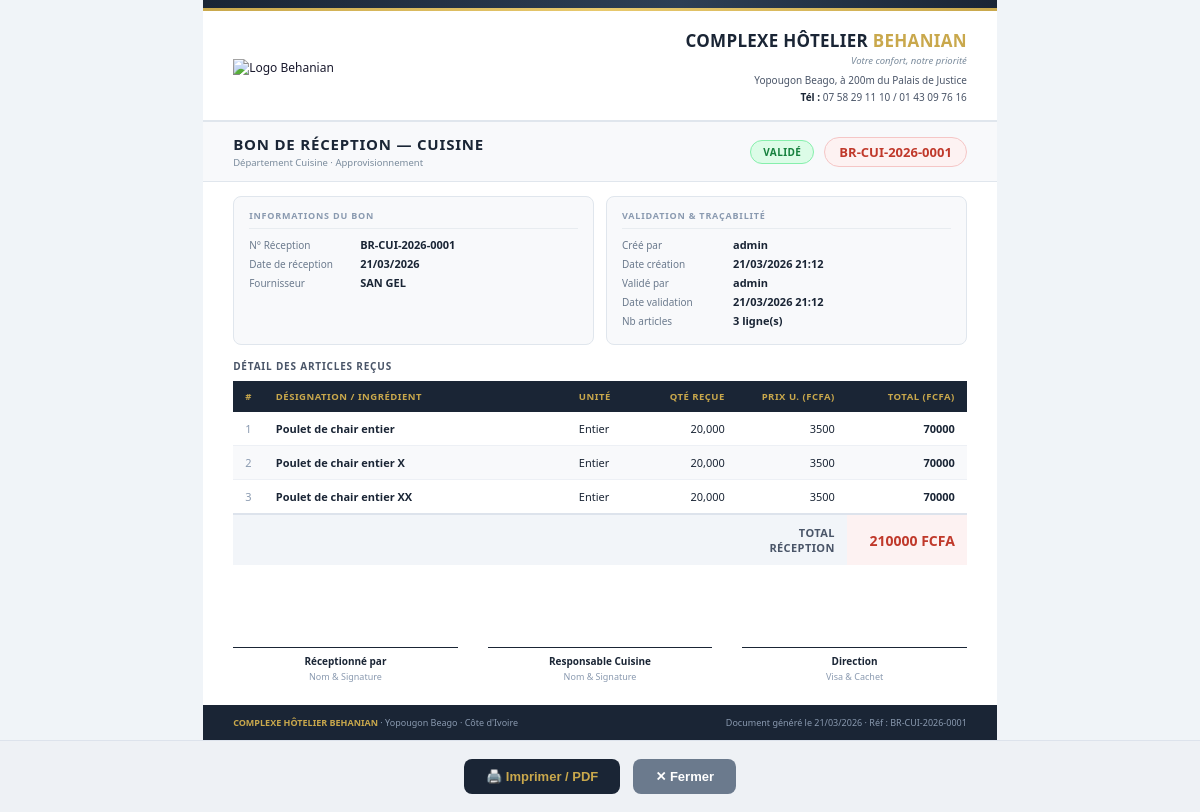
The page /cuisine/receptions/1/print/ (signed in) on the database its author committed.
### cuisine/models.py (models this page shows, shortened)
class BonReceptionCuisine(models.Model):
    STATUT_CHOICES = [
        ('brouillon', 'Brouillon'),
        ('valide',    'Validé'),
        ('annule',    'Annulé'),
    ]
    numero          = models.CharField(max_length=30, unique=True, editable=False, verbose_name="Numéro")
    bon_commande    = models.ForeignKey(BonCommandeCuisine, on_delete=models.SET_NULL, null=True, blank=True,
                                        verbose_name="Bon de commande lié")
    fournisseur     = models.ForeignKey(Fournisseur, on_delete=models.SET_NULL, null=True, blank=True,
                                        verbose_name="Fournisseur")
    statut          = models.CharField(max_length=20, choices=STATUT_CHOICES, default='brouillon')
    date_reception  = models.DateField(default=timezone.now, verbose_name="Date de réception")
    notes           = models.TextField(blank=True, verbose_name="Observations / Écarts")
    valide_par      = models.ForeignKey(User, on_delete=models.SET_NULL, null=True, blank=True,
                                        related_name='receptions_cuisine_validees')
    date_validation = models.DateTimeField(null=True, blank=True)
    cree_par        = models.ForeignKey(User, on_delete=models.SET_NULL, null=True, related_name='receptions_cuisine')
    date_creation   = models.DateTimeField(auto_now_add=True)
    @property
    def total(self):
        return sum(l.total_ligne for l in self.lignes.all())
    class Meta:
        verbose_name        = "Bon de Réception (Cuisine)"
        verbose_name_plural = "Bons de Réception (Cuisine)"
        ordering            = ['-date_reception']

class Fournisseur(models.Model):
    TYPE_CHOICES = [
        ('grossiste',    'Grossiste'),
        ('producteur',   'Producteur / Agriculteur'),
        ('importateur',  'Importateur'),
        ('distributeur', 'Distributeur'),
        ('autre',        'Autre'),
    ]
    nom                = models.CharField(max_length=200, verbose_name="Raison sociale")
    type_fournisseur   = models.CharField(max_length=20, choices=TYPE_CHOICES, default='grossiste', verbose_name="Type")
    personne_contact   = models.CharField(max_length=200, blank=True, verbose_name="Contact")
    telephone          = models.CharField(max_length=20,  blank=True, verbose_name="Téléphone")
    telephone2         = models.CharField(max_length=20,  blank=True, verbose_name="Téléphone 2")
    email              = models.EmailField(blank=True,    verbose_name="E-mail")
    adresse            = models.TextField(blank=True,     verbose_name="Adresse")
    ville              = models.CharField(max_length=100, blank=True, verbose_name="Ville")
    notes              = models.TextField(blank=True,     verbose_name="Notes internes")
    actif              = models.BooleanField(default=True, verbose_name="Actif")
    date_creation      = models.DateTimeField(auto_now_add=True, null=True)
    date_modification  = models.DateTimeField(auto_now=True, null=True)
    class Meta:
        verbose_name         = "Fournisseur"
        verbose_name_plural  = "Fournisseurs"
        ordering             = ['nom']

class LigneBonReceptionCuisine(models.Model):
    bon             = models.ForeignKey(BonReceptionCuisine, on_delete=models.CASCADE, related_name='lignes')
    ingredient      = models.ForeignKey(Ingredient, on_delete=models.PROTECT, verbose_name="Ingrédient")
    quantite_recue  = models.DecimalField(max_digits=12, decimal_places=3, verbose_name="Qté reçue")
    prix_unitaire   = models.DecimalField(max_digits=10, decimal_places=2, verbose_name="Prix unitaire (FCFA)")
    notes_ligne     = models.CharField(max_length=200, blank=True, verbose_name="Note")
    @property
    def total_ligne(self):
        return self.quantite_recue * self.prix_unitaire
    class Meta:
        verbose_name        = "Ligne de BR (Cuisine)"
        verbose_name_plural = "Lignes de BR (Cuisine)"

class Ingredient(models.Model):
    STATUT_CHOICES = [
        ('actif',    'Actif'),
        ('sommeil',  'En sommeil'),
        ('supprime', 'Supprimé'),
    ]
    reference         = models.CharField(max_length=50, unique=True, blank=True, null=True, verbose_name="Référence")
    nom               = models.CharField(max_length=200, verbose_name="Désignation")
    categorie         = models.ForeignKey(CategorieIngredient, on_delete=models.SET_NULL, null=True, blank=True, verbose_name="Catégorie")
    description       = models.TextField(blank=True, verbose_name="Description")
    unite_stock       = models.ForeignKey(UniteIngredient, on_delete=models.SET_NULL, null=True, blank=True,
                                          related_name='ingredients_stock', verbose_name="Unité de stock")
    unite_recette     = models.ForeignKey(UniteIngredient, on_delete=models.SET_NULL, null=True, blank=True,
                                          related_name='ingredients_recette', verbose_name="Unité recette (fiches techniques)")
    facteur_conversion = models.DecimalField(max_digits=12, decimal_places=6, default=1,
                                              verbose_name="Facteur conversion stock→recette",
                                              help_text="Ex : 1 kg = 1000 g → saisir 1000")
    prix_achat        = models.DecimalField(max_digits=10, decimal_places=2, default=0, verbose_name="Prix d'achat unitaire (FCFA)")
    cmup              = models.DecimalField(max_digits=10, decimal_places=4, default=0, verbose_name="CMUP (FCFA)")
    quantite_stock    = models.DecimalField(max_digits=12, decimal_places=3, default=0, verbose_name="Quantité en stock")
    seuil_alerte      = models.DecimalField(max_digits=12, decimal_places=3, default=0, verbose_name="Seuil d'alerte")
    stock_max         = models.DecimalField(max_digits=12, decimal_places=3, default=0, blank=True, verbose_name="Stock maximum")
    fournisseur_principal = models.ForeignKey(Fournisseur, on_delete=models.SET_NULL, null=True, blank=True,
                                               verbose_name="Fournisseur principal")
    statut            = models.BooleanField(default=True, verbose_name="Actif")
    date_creation     = models.DateTimeField(auto_now_add=True)
    date_modification = models.DateTimeField(auto_now=True)
    class Meta:
        verbose_name        = "Ingrédient"
        verbose_name_plural = "Ingrédients"
        ordering            = ['categorie__ordre', 'nom']

class UniteIngredient(models.Model):
    nom          = models.CharField(max_length=50,  verbose_name="Nom de l'unité")
    abreviation  = models.CharField(max_length=10,  verbose_name="Abréviation", blank=True)
    type_unite   = models.CharField(max_length=20,  choices=[
        ('masse',   'Masse (kg, g...)'),
        ('volume',  'Volume (L, cl, ml...)'),
        ('piece',   'Pièce / unité'),
        ('autre',   'Autre'),
    ], default='piece', verbose_name="Type d'unité")
    class Meta:
        verbose_name        = "Unité de mesure"
        verbose_name_plural = "Unités de mesure"
        ordering            = ['nom']

### cuisine/views.py (the view)
# urls.py: path('receptions/<int:pk>/print/', views.bon_reception_print, name='bon_reception_print'),
@require_module_access('cuisine')
def bon_reception_print(request, pk):
    br     = get_object_or_404(BonReceptionCuisine, pk=pk)
    lignes = br.lignes.select_related('ingredient').all()
    return render(request, 'cuisine/bon_reception_print.html', {
        'br': br, 'lignes': lignes
    })

### utils/permissions.py (called while the page is built, shortened)
def get_user_groups(user):
    return list(user.groups.values_list('name', flat=True))

def user_has_access(user, module):
    if not user.is_authenticated:
        return False
    if user.is_superuser:
        return True

def require_module_access(module):
    def decorator(view_func):
        @wraps(view_func)
        @login_required
        def wrapper(request, *args, **kwargs):
            if not user_has_access(request.user, module):
                messages.error(request,
                    "Accès refusé — vous n'avez pas les droits pour accéder à ce module.")
                return redirect('dashboard:index')
            return view_func(request, *args, **kwargs)
        return wrapper
    return decorator

def get_accessible_modules(user):
    if user.is_superuser:
        return ['dashboard', 'hotel', 'restaurant', 'bar', 'cuisine',
                'piscine', 'boite_nuit', 'espaces', 'caisse', 'facturation',
                'parametres', 'users']

### templates/cuisine/bon_reception_print.html (shortened to what this page needs)
{% extends 'print_base.html' %}
{% block doc_content %}
<div class="doc-title-band">
  <div>
    <div class="doc-title-text">Bon de Réception — Cuisine</div>
    <div class="doc-title-sub">Département Cuisine · Approvisionnement</div>
  </div>
  <div class="doc-title-right">
    <span class="badge badge-{{ br.statut }}">{{ br.get_statut_display }}</span>
    <span class="doc-ref">{{ br.numero }}</span>
  </div>
</div>
<div class="meta-grid cols-2">
  <div class="meta-box">
    <div class="meta-box-title">Informations du bon</div>
    <div class="meta-row"><span class="meta-lbl">N° Réception</span><span class="meta-val">{{ br.numero }}</span></div>
    <div class="meta-row"><span class="meta-lbl">Date de réception</span><span class="meta-val">{{ br.date_reception|date:"d/m/Y" }}</span></div>
    <div class="meta-row"><span class="meta-lbl">Fournisseur</span><span class="meta-val">{{ br.fournisseur.nom|default:"Non spécifié" }}</span></div>
  </div>
  <div class="meta-box">
    <div class="meta-box-title">Validation &amp; Traçabilité</div>
    <div class="meta-row"><span class="meta-lbl">Créé par</span><span class="meta-val">{{ br.cree_par.get_full_name|default:br.cree_par.username }}</span></div>
    <div class="meta-row"><span class="meta-lbl">Date création</span><span class="meta-val">{{ br.date_creation|date:"d/m/Y H:i" }}</span></div>
    {% if br.statut == 'valide' %}
    <div class="meta-row"><span class="meta-lbl">Validé par</span><span class="meta-val">{{ br.valide_par.get_full_name|default:br.valide_par.username }}</span></div>
    <div class="meta-row"><span class="meta-lbl">Date validation</span><span class="meta-val">{{ br.date_validation|date:"d/m/Y H:i" }}</span></div>
    {% endif %}
    <div class="meta-row"><span class="meta-lbl">Nb articles</span><span class="meta-val">{{ lignes.count }} ligne(s)</span></div>
  </div>
</div>
<div class="content-section">
  <div class="section-title">Détail des articles reçus</div>
  <table class="doc-table">
    <thead>
      <tr>
        <th style="width:30px">#</th>
        <th>Désignation / Ingrédient</th>
        <th style="width:80px">Unité</th>
        <th class="r" style="width:90px">Qté reçue</th>
        <th class="r" style="width:110px">Prix U. (FCFA)</th>
        <th class="r" style="width:120px">Total (FCFA)</th>
      </tr>
    </thead>
    <tbody>
      {% for l in lignes %}
      <tr>
        <td class="muted">{{ forloop.counter }}</td>
        <td class="bold">{{ l.ingredient.nom }}</td>
        <td>{{ l.ingredient.unite_stock.abreviation|default:"—" }}</td>
        <td class="r">{{ l.quantite_recue|floatformat:3 }}</td>
        <td class="r">{{ l.prix_unitaire|floatformat:0 }}</td>
        <td class="r bold">{{ l.total_ligne|floatformat:0 }}</td>
      </tr>
      {% empty %}
      <tr><td colspan="6" style="text-align:center;padding:20px;color:#8a9ab0;font-style:italic">Aucun article</td></tr>
      {% endfor %}
    </tbody>
    <tfoot>
      <tr>
        <td colspan="4"></td>
        <td class="total-label">Total Réception</td>
        <td class="total-val">{{ br.total|floatformat:0 }} FCFA</td>
      </tr>
    </tfoot>
  </table>
</div>
<div class="signatures cols-3">
  <div class="sig-box"><div class="sig-line">Réceptionné par</div><div class="sig-hint">Nom &amp; Signature</div></div>
  <div class="sig-box"><div class="sig-line">Responsable Cuisine</div><div class="sig-hint">Nom &amp; Signature</div></div>
  <div class="sig-box"><div class="sig-line">Direction</div><div class="sig-hint">Visa &amp; Cachet</div></div>
</div>
{% endblock %}
{% block doc_footer_right %}Document généré le {{ br.date_creation|date:"d/m/Y" }} · Réf : {{ br.numero }}{% endblock %}

### templates/print_base.html (style rules this page uses)
* { margin:0; padding:0; box-sizing:border-box; }
body { font-family:'Segoe UI',Arial,sans-serif; font-size:12px; color:#1a1a2e; background:#f0f4f8; }
.doc-title-band { background:#f8f9fb; border-top:1px solid #e0e6ed; border-bottom:1px solid #e0e6ed; padding:12px 30px; display:flex; justify-content:space-between; align-items:center; }
.doc-title-text { font-size:15px; font-weight:800; color:#1a2535; text-transform:uppercase; letter-spacing:.8px; }
.doc-title-sub { font-size:9.5px; color:#7a8b9c; margin-top:2px; }
.doc-title-right { display:flex; align-items:center; gap:10px; }
.badge { display:inline-block; padding:4px 12px; border-radius:20px; font-size:10px; font-weight:700; text-transform:uppercase; letter-spacing:.4px; }
.badge-valide { background:#dcfce7; color:#15803d; border:1px solid #86efac; }
.doc-ref { font-size:13px; font-weight:700; color:#c0392b; background:#fdf2f2; border:1px solid #f5c6c6; padding:5px 14px; border-radius:20px; }
.meta-grid { display:grid; padding:14px 30px; gap:12px; }
.meta-grid.cols-2 { grid-template-columns:1fr 1fr; }
.meta-box { background:#f8f9fb; border:1px solid #e0e6ed; border-radius:8px; padding:12px 15px; }
.meta-box-title { font-size:9px; font-weight:700; text-transform:uppercase; letter-spacing:.8px; color:#8a9ab0; padding-bottom:6px; margin-bottom:8px; border-bottom:1px solid #e8ecf0; }
.meta-row { display:flex; gap:6px; margin-bottom:4px; align-items:baseline; }
.meta-lbl { font-size:10px; color:#6b7a8d; min-width:105px; flex-shrink:0; }
.meta-val { font-size:11px; font-weight:600; color:#1a2535; }
.content-section { padding:0 30px 14px; }
.section-title { font-size:10px; font-weight:700; text-transform:uppercase; letter-spacing:.8px; color:#4a5568; margin-bottom:8px; }
.doc-table { width:100%; border-collapse:collapse; }
.doc-table thead { background:#1a2535; }
.doc-table thead th { padding:9px 12px; font-size:9.5px; font-weight:600; text-transform:uppercase; letter-spacing:.5px; color:#c9a84c; text-align:left; }
.doc-table thead th.r { text-align:right; }
.doc-table tbody tr:nth-child(even) { background:#f8f9fb; }
.doc-table tbody td { padding:9px 12px; font-size:11px; color:#1a2535; border-bottom:1px solid #edf0f5; vertical-align:middle; }
.doc-table tbody td.r { text-align:right; }
.doc-table tbody td.bold { font-weight:700; }
.doc-table tbody td.muted { color:#8a9ab0; }
.doc-table tfoot td { padding:10px 12px; font-weight:700; background:#f2f5f9; border-top:2px solid #dde3ec; }
.doc-table tfoot td.total-label { text-align:right; text-transform:uppercase; font-size:11px; letter-spacing:.4px; color:#4a5568; }
.doc-table tfoot td.total-val { text-align:right; font-size:14px; color:#c0392b; background:#fdf2f2; }
.signatures { display:grid; gap:30px; margin:18px 30px 0; padding-top:14px; }
.signatures.cols-3 { grid-template-columns:1fr 1fr 1fr; }
.sig-box { text-align:center; }
.sig-line { border-top:1px solid #1a2535; padding-top:6px; margin-top:36px; font-size:10px; color:#1a2535; font-weight:600; }
.sig-hint { font-size:9px; color:#8a9ab0; margin-top:2px; }

### rows shown on the page
BonReceptionCuisine: statut "VALIDÉ", numero "BR-CUI-2026-0001", date_reception "21/03/2026", fournisseur.nom "SAN GEL", cree_par.get_full_name "admin", date_creation "21/03/2026 21:12", valide_par.get_full_name "admin", date_validation "21/03/2026 21:12", total "210000", date_creation "21/03/2026"
LigneBonReceptionCuisine: ingredient.nom "Poulet de chair entier", ingredient.unite_stock.abreviation "Entier", quantite_recue "20,000", prix_unitaire "3500", total_ligne "70000"
LigneBonReceptionCuisine: ingredient.nom "Poulet de chair entier X", ingredient.unite_stock.abreviation "Entier", quantite_recue "20,000", prix_unitaire "3500", total_ligne "70000"
LigneBonReceptionCuisine: ingredient.nom "Poulet de chair entier XX", ingredient.unite_stock.abreviation "Entier", quantite_recue "20,000", prix_unitaire "3500", total_ligne "70000"

### other values the page prints
{{ lignes.count }} "3"
